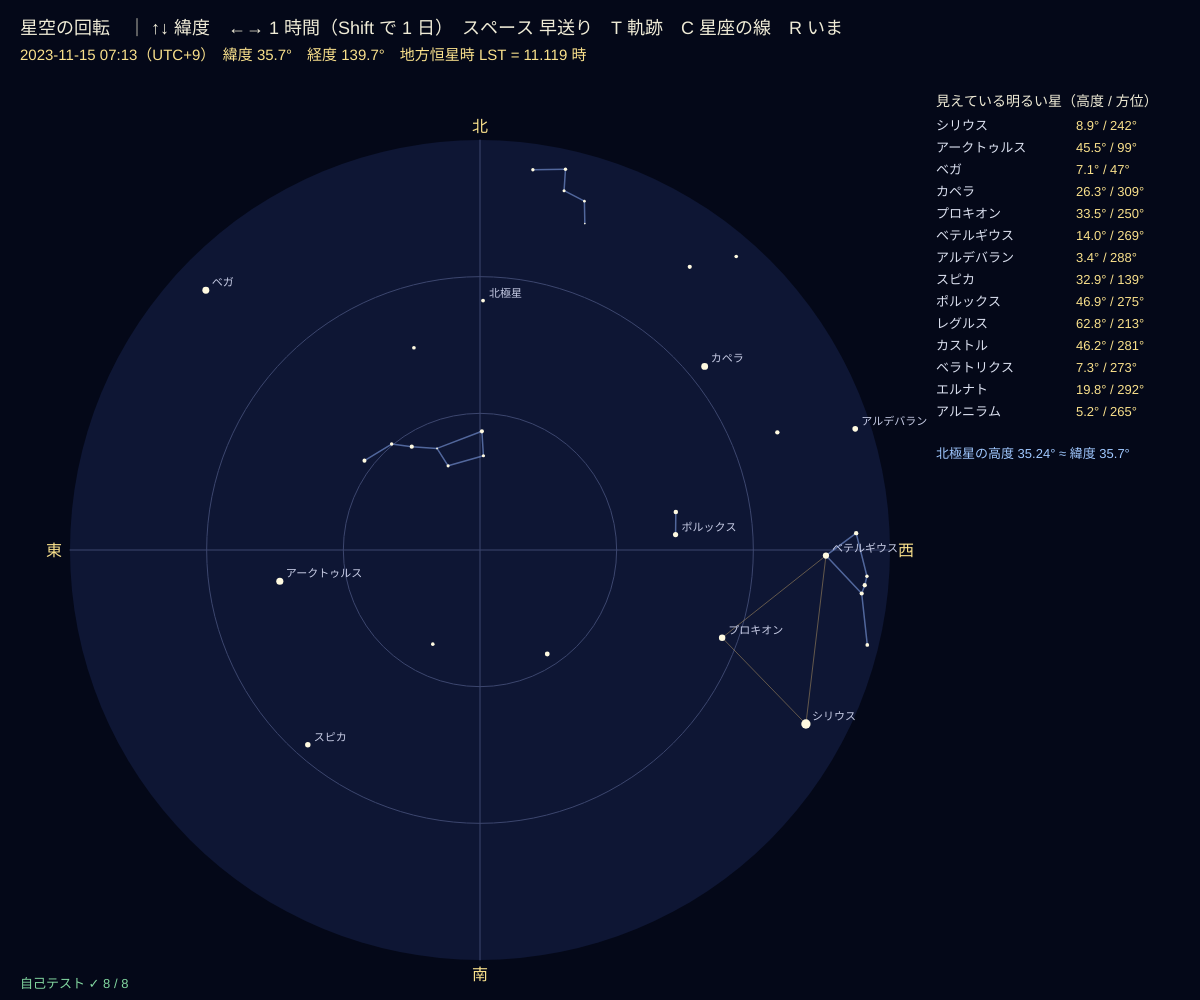
Frame 1 (no input)
Frame 60 (no input): identical to frame 1, image omitted
Frame 120 (the mouse pressed at the canvas centre since frame 60): identical to frame 1, image omitted

The p5.js sketch that drew this single still picture (run headless with seeded random() and noise() and a simulated clock; from frame 60 on, the mouse is pressed at the canvas centre):

// p5.js sketch
// ── sketch.js
// ============================================
// 03 星空の回転 ─ 赤経・赤緯から「いま、どの高さ・方角に見えるか」を計算する
// 地方恒星時 LST = グリニッジ恒星時 + 経度、時角 H = LST − 赤経 α
// 高度：sin h = sin φ sin δ + cos φ cos δ cos H　方位：A = atan2(−cos δ sin H, sin δ cos φ − cos δ cos H sin φ)
// 図は真上を見上げた全天（中心 = 天頂、円 = 地平線、上が北・左が東）。星の位置は J2000（誤差 1° 未満）
// ↑↓ = 緯度 / ←→ = 1 時間（Shift で 1 日）/ スペース = 早送り / T = 軌跡 / C = 星座の線 / R = いまの時刻
// ============================================

const LON = 139.7, TZ = 9;             // ★ 経度 [度、東が +] と時差 [時間]（東京）
let lat = 35.7, jdNow, fast = false, trails = false, lines = true, trailG;
// 明るい星：名前、赤経 [時]、赤緯 [度]、等級（J2000、おおよその値）
const STARS = [
  ['北極星', 2.530, 89.264, 2.0], ['シリウス', 6.7525, -16.716, -1.46], ['カノープス', 6.399, -52.696, -0.74], ['アークトゥルス', 14.261, 19.182, -0.05],
  ['ベガ', 18.6156, 38.784, 0.03], ['カペラ', 5.2782, 45.998, 0.08], ['リゲル', 5.2423, -8.202, 0.13], ['プロキオン', 7.655, 5.225, 0.34],
  ['ベテルギウス', 5.9195, 7.407, 0.5], ['アケルナル', 1.6286, -57.237, 0.46], ['アルタイル', 19.8464, 8.868, 0.77], ['アルデバラン', 4.5987, 16.509, 0.85],
  ['アンタレス', 16.4901, -26.432, 1.0], ['スピカ', 13.4199, -11.161, 0.97], ['ポルックス', 7.7553, 28.026, 1.14], ['フォーマルハウト', 22.9608, -29.622, 1.16],
  ['デネブ', 20.6905, 45.280, 1.25], ['レグルス', 10.1395, 11.967, 1.35], ['アクルックス', 12.4433, -63.099, 0.76], ['ハダル', 14.0637, -60.373, 0.61],
  ['リギル・ケンタウルス', 14.660, -60.835, -0.27], ['ミモザ', 12.7953, -59.689, 1.25], ['ガクルックス', 12.5194, -57.113, 1.64], ['イマイ', 12.2524, -58.749, 2.8],
  ['ベラトリクス', 5.4189, 6.350, 1.64], ['アルニタク', 5.6793, -1.943, 1.77], ['アルニラム', 5.6036, -1.202, 1.69], ['ミンタカ', 5.5334, -0.299, 2.23],
  ['サイフ', 5.7959, -9.670, 2.06], ['カストル', 7.5767, 31.888, 1.58], ['ドゥーベ', 11.0621, 61.751, 1.79], ['メラク', 11.0307, 56.383, 2.37],
  ['フェクダ', 11.8972, 53.695, 2.44], ['メグレズ', 12.2571, 57.033, 3.31], ['アリオト', 12.9005, 55.960, 1.77], ['ミザール', 13.3988, 54.925, 2.23],
  ['アルカイド', 13.7923, 49.313, 1.86], ['カフ', 0.1529, 59.150, 2.27], ['シェダル', 0.6751, 56.537, 2.24], ['ツィー', 0.9451, 60.717, 2.47],
  ['ルクバー', 1.4302, 60.235, 2.68], ['セギン', 1.9066, 63.670, 3.37], ['サドル', 20.3705, 40.257, 2.23], ['アルビレオ', 19.512, 27.960, 3.1],
  ['コカブ', 14.8451, 74.156, 2.08], ['ミルファク', 3.4054, 49.861, 1.79], ['アルゴル', 3.1361, 40.956, 2.1], ['アルフェラッツ', 0.1398, 29.091, 2.06],
  ['エルナト', 5.4382, 28.608, 1.65], ['デネボラ', 11.8177, 14.572, 2.14], ['シャウラ', 17.5601, -37.104, 1.62], ['アルキオネ（すばる）', 3.7914, 24.105, 2.87],
];
// 星座の線（STARS の名前で）
const CLINES = [['ベテルギウス', 'ベラトリクス'], ['ベラトリクス', 'ミンタカ'], ['ミンタカ', 'アルニラム'], ['アルニラム', 'アルニタク'], ['アルニタク', 'サイフ'], ['ミンタカ', 'リゲル'], ['ベテルギウス', 'アルニタク'],
  ['ドゥーベ', 'メラク'], ['メラク', 'フェクダ'], ['フェクダ', 'メグレズ'], ['メグレズ', 'ドゥーベ'], ['メグレズ', 'アリオト'], ['アリオト', 'ミザール'], ['ミザール', 'アルカイド'],
  ['カフ', 'シェダル'], ['シェダル', 'ツィー'], ['ツィー', 'ルクバー'], ['ルクバー', 'セギン'], ['デネブ', 'サドル'], ['サドル', 'アルビレオ'],
  ['アクルックス', 'ガクルックス'], ['ミモザ', 'イマイ'], ['カストル', 'ポルックス'],
  ['ベガ', 'デネブ', 1], ['デネブ', 'アルタイル', 1], ['アルタイル', 'ベガ', 1], ['ベテルギウス', 'シリウス', 1], ['シリウス', 'プロキオン', 1], ['プロキオン', 'ベテルギウス', 1]];

function setup() {
  createCanvas(windowWidth, windowHeight);
  trailG = createGraphics(width, height); trailG.pixelDensity(1);
  jdNow = jdNowUT();
  selfTest();
}
// グリニッジ平均恒星時 [度]（J2000.0 で 280.46°、1 日に 360.9856°）
function gmst(jd) { return wrap360(280.46061837 + 360.98564736629 * (jd - 2451545.0)); }
// 赤経 α [時]・赤緯 δ [度] → 高度 h・方位 A [度]（A は北から東まわり）
function altAz(raH, dec, phi, lstDeg) {
  let H = (lstDeg - raH * 15) * DEG, d = dec * DEG, p = phi * DEG;
  let sh = Math.sin(p) * Math.sin(d) + Math.cos(p) * Math.cos(d) * Math.cos(H);
  let A = Math.atan2(-Math.cos(d) * Math.sin(H), Math.sin(d) * Math.cos(p) - Math.cos(d) * Math.cos(H) * Math.sin(p));
  return [Math.asin(clampv(sh, -1, 1)) / DEG, wrap360(A / DEG)];
}
// 全天の図の座標（中心 = 天頂、半径 = 地平線。上が北、左が東）
function skyXY(alt, az, cx, cy, R) { let r = ((90 - alt) / 90) * R; return [cx - r * Math.sin(az * DEG), cy - r * Math.cos(az * DEG)]; }
function sepDeg(a, b) {                // 2 つの星の角距離 [度]
  let [r1, d1] = [a[1] * 15 * DEG, a[2] * DEG], [r2, d2] = [b[1] * 15 * DEG, b[2] * DEG];
  return Math.acos(clampv(Math.sin(d1) * Math.sin(d2) + Math.cos(d1) * Math.cos(d2) * Math.cos(r1 - r2), -1, 1)) / DEG;
}
const byName = (n) => STARS.find((s) => s[0] === n);

function draw() {
  background(4, 8, 24);
  if (fast) jdNow += 1 / (24 * 60) * 4;   // 1 フレームで 4 分（1 秒で 4 時間）
  let lst = wrap360(gmst(jdNow) + LON), cx = width * 0.4, cy = height * 0.55, R = Math.min(width * 0.36, height * 0.41);
  noStroke(); fill(14, 22, 52); circle(cx, cy, 2 * R);
  stroke(60, 70, 110); noFill(); circle(cx, cy, (2 * R) / 3); circle(cx, cy, (4 * R) / 3);
  line(cx - R, cy, cx + R, cy); line(cx, cy - R, cx, cy + R);
  if (trails) image(trailG, 0, 0);
  let P = STARS.map((s) => { let [h, A] = altAz(s[1], s[2], lat, lst); return { s, h, A, xy: skyXY(h, A, cx, cy, R) }; });
  if (lines) for (let L of CLINES) {
    let a = P.find((p) => p.s[0] === L[0]), b = P.find((p) => p.s[0] === L[1]);
    if (a.h < 0 || b.h < 0) continue;
    stroke(L[2] ? color(255, 210, 120, 90) : color(130, 160, 230, 150)); strokeWeight(L[2] ? 1 : 1.5);
    line(a.xy[0], a.xy[1], b.xy[0], b.xy[1]);
  }
  noStroke(); textSize(11);
  for (let p of P) {
    if (p.h < 0) continue;
    let r = clampv(7 - 1.6 * p.s[3], 1.5, 10);
    fill(255, 250, 225); circle(p.xy[0], p.xy[1], r);
    if (p.s[3] < 1.3 || p.s[0] === '北極星') { fill(200, 205, 230); text(p.s[0], p.xy[0] + 6, p.xy[1] - 4); }
  }
  if (trails) { trailG.noStroke(); trailG.fill(255, 240, 200, 120); for (let p of P) if (p.h >= 0) trailG.circle(p.xy[0], p.xy[1], 1.6); }
  fill(250, 225, 140); textSize(16); textAlign(CENTER);
  text('北', cx, cy - R - 8); text('南', cx, cy + R + 20); text('東', cx - R - 16, cy + 6); text('西', cx + R + 16, cy + 6);
  textAlign(LEFT, BASELINE);
  // ---- 右の表：明るい星の高度と方位
  let x0 = width * 0.78, y0 = 120, vis = P.filter((p) => p.h > 0).sort((a, b) => a.s[3] - b.s[3]).slice(0, 14);
  fill(240, 236, 215); textSize(14); text('見えている明るい星（高度 / 方位）', x0, y0 - 14);
  textSize(13);
  vis.forEach((p, i) => { fill(220, 225, 240); text(p.s[0], x0, y0 + 10 + i * 22); fill(250, 225, 140); text(p.h.toFixed(1) + '° / ' + p.A.toFixed(0) + '°', x0 + 140, y0 + 10 + i * 22); });
  let pol = P[0];
  fill(160, 200, 255); text('北極星の高度 ' + pol.h.toFixed(2) + '° ≈ 緯度 ' + lat.toFixed(1) + '°', x0, y0 + 22 * 14 + 30);
  let lt = dateFromJd(jdNow + TZ / 24);
  noStroke(); fill(240, 236, 215); textSize(18);
  text('星空の回転　｜ ↑↓ 緯度　←→ 1 時間（Shift で 1 日）　スペース 早送り　T 軌跡　C 星座の線　R いま', 20, 34);
  fill(250, 225, 140); textSize(15);
  text(dateStr(jdNow + TZ / 24) + ' ' + String(Math.floor(lt.h)).padStart(2, '0') + ':' + String(Math.floor((lt.h % 1) * 60)).padStart(2, '0') + '（UTC+' + TZ + '）　緯度 ' + lat.toFixed(1) + '°　経度 ' + LON + '°　地方恒星時 LST = ' + (lst / 15).toFixed(3) + ' 時' + (fast ? '　早送り中' : ''), 20, 60);
  drawSelfTest(20, height - 12);
}

function keyPressed() {
  let moved = true;
  if (key === UP_ARROW) lat = Math.min(90, lat + 5);
  else if (key === DOWN_ARROW) lat = Math.max(-90, lat - 5);
  else if (key === RIGHT_ARROW) jdNow += keyIsDown(SHIFT) ? 1 : 1 / 24;
  else if (key === LEFT_ARROW) jdNow -= keyIsDown(SHIFT) ? 1 : 1 / 24;
  else if (key === 'r' || key === 'R') jdNow = jdNowUT();
  else moved = false;
  if (moved) trailG.clear();
  if (key === ' ') fast = !fast;
  if (key === 't' || key === 'T') { trails = !trails; trailG.clear(); }
  if (key === 'c' || key === 'C') lines = !lines;
  return false;
}

// ---- 自己テスト
function selfTest() {
  selfTestResults = [];
  check('J2000.0（2000-01-01 12:00 UT）のグリニッジ恒星時 = 18.697 時', near(gmst(2451545.0) / 15, 18.6973, 0.001));
  check('恒星時は 1 太陽日で 3 分 56 秒進む（1 恒星日 = 23 時間 56 分 4 秒）', near(86400 * 360 / 360.98564736629, 86164.09, 0.05));
  let pol = byName('北極星');
  check('北極星の高度 ≈ 緯度（35°N、どの時刻でも 1° 以内）', [0, 90, 180, 270].every((L) => near(altAz(pol[1], pol[2], 35, L)[0], 35, 0.75)));
  let v = byName('ベガ'), mer = altAz(v[1], v[2], 35, v[1] * 15);
  check('南中（H = 0）の高度 = 90° − |φ − δ|（ベガ、35°N で 86.2°、方位は北 = 天頂の向こう側）', near(mer[0], 90 - Math.abs(35 - v[2]), 1e-9) && near(mer[1], 0, 1e-6));
  let si = byName('シリウス'), hs = []; for (let L = 0; L < 360; L += 5) hs.push(altAz(si[1], si[2], 80, L)[0]);
  check('北緯 80° ではシリウス（δ = −16.7°）は 1 日中のぼらない', Math.max(...hs) < 0);
  let du = byName('ドゥーベ'), hd = []; for (let L = 0; L < 360; L += 5) hd.push(altAz(du[1], du[2], 35, L)[0]);
  check('35°N でドゥーベ（δ = 61.8° > 90° − 35°）は沈まない（周極星）', Math.min(...hd) > 0);
  check('北斗七星の指極星ドゥーベとメラクの間は約 5.4°', near(sepDeg(du, byName('メラク')), 5.4, 0.15));
  check('東の地平線（方位 90°）は図の左はし、天頂は中心', near(skyXY(0, 90, 0, 0, 100)[0], -100, 1e-9) && near(skyXY(90, 0, 0, 0, 100)[0], 0, 1e-9));
  reportSelfTest();
}

// ---------- やってみよう ----------
// 1. スペースと T で軌跡を描こう。北極星のまわりを回る中心はどこ？ 1 時間で何度回る？（約 15°）
// 2. ↑↓ で緯度を 90°（北極）、0°（赤道）、−35°（南半球）に。軌跡の形はどう変わる？
// 3. Shift + →で 1 日ずつ進めると、同じ時刻の星空は 1 日に約 1° 西へずれる（1 か月で 2 時間ぶん）
// 4. 南十字星（アクルックス）が見えるのは緯度何度より南？（δ = −63° から考えよう）
// 5. STARS に好きな星を足して、自分の星座の線を CLINES に加えよう


// ==================================================
// ここから下は「天文の道具」（中身は読まなくても OK。消さないでね）
// ==================================================
function clampv(v, a, b) { return v < a ? a : v > b ? b : v; }
const DEG = Math.PI / 180;             // 度 → ラジアン
function wrap360(a) { return ((a % 360) + 360) % 360; }
function wrap180(a) { return wrap360(a + 180) - 180; }
// ---- 日付 ⇔ ユリウス日 JD（グレゴリオ暦、時刻は世界時 UT。2000-01-01 12:00 UT = 2451545.0）
function jdFromDate(Y, M, D, h) {
  if (M <= 2) { Y -= 1; M += 12; }
  let A = Math.floor(Y / 100), B = 2 - A + Math.floor(A / 4);
  return Math.floor(365.25 * (Y + 4716)) + Math.floor(30.6001 * (M + 1)) + D + B - 1524.5 + (h || 0) / 24;
}
function dateFromJd(jd) {
  let Z = Math.floor(jd + 0.5), F = jd + 0.5 - Z, al = Math.floor((Z - 1867216.25) / 36524.25);
  let A = Z + 1 + al - Math.floor(al / 4), B = A + 1524, C = Math.floor((B - 122.1) / 365.25), Dd = Math.floor(365.25 * C), E = Math.floor((B - Dd) / 30.6001);
  let D = B - Dd - Math.floor(30.6001 * E), M = E < 14 ? E - 1 : E - 13, Y = M > 2 ? C - 4716 : C - 4715;
  return { Y, M, D, h: F * 24 };
}
function dateStr(jd) { let d = dateFromJd(jd); return d.Y + '-' + String(d.M).padStart(2, '0') + '-' + String(d.D).padStart(2, '0'); }
function jdNowUT() { return 2440587.5 + Date.now() / 86400000; }   // いまの JD（1970-01-01 0:00 UT = 2440587.5）
// ---- 自己テストの道具
let selfTestResults = [];
function check(name, cond) { selfTestResults.push({ name, ok: !!cond }); }
function near(a, b, tol) { return a !== null && a !== undefined && isFinite(a) && Math.abs(a - b) <= (tol === undefined ? 1e-9 : tol); }
function reportSelfTest() { for (let r of selfTestResults) (r.ok ? console.log : console.error)((r.ok ? '✓ ' : '✗ ') + r.name); }
function selfTestLine() { let n = selfTestResults.filter((r) => r.ok).length; return '自己テスト ' + (n === selfTestResults.length ? '✓ ' : '✗ ') + n + ' / ' + selfTestResults.length; }
function drawSelfTest(x, y) { noStroke(); textSize(13); textAlign(LEFT, BASELINE); fill(selfTestResults.every((r) => r.ok) ? color(130, 215, 160) : color(255, 95, 95)); text(selfTestLine(), x, y); }
